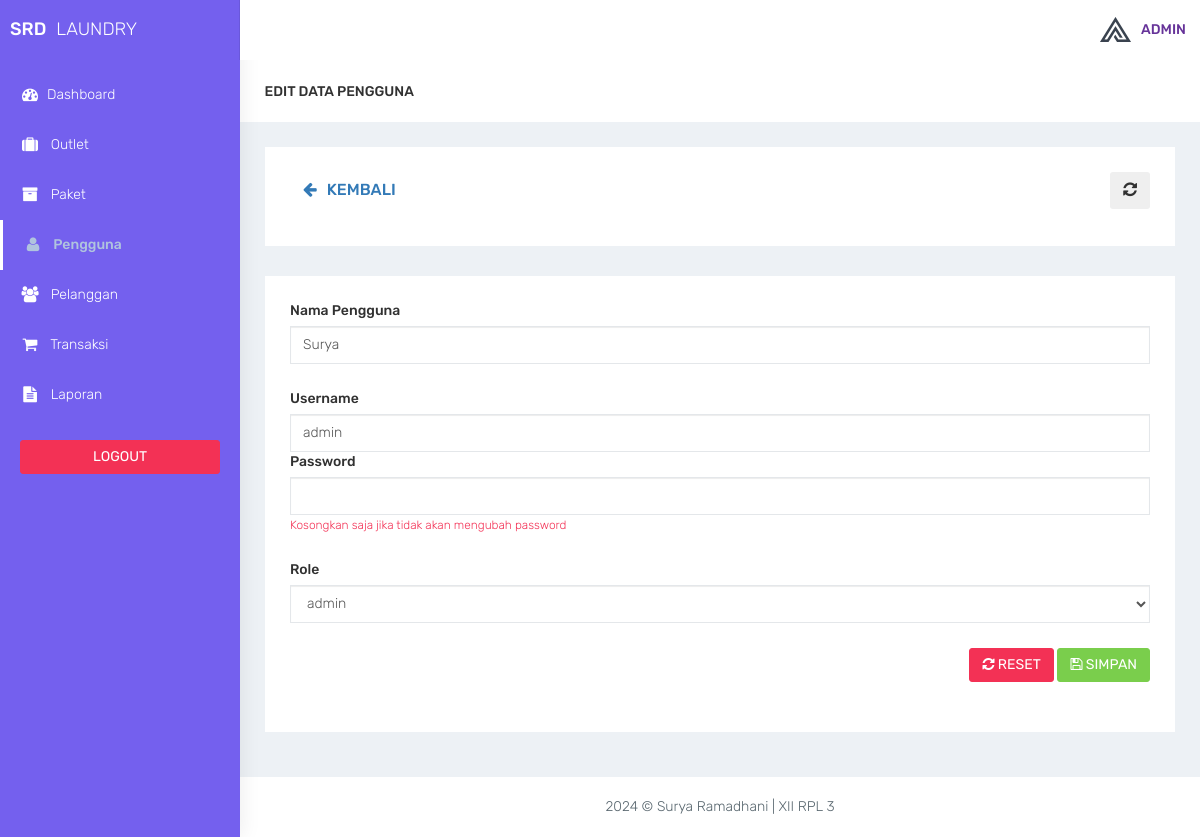
/admin/pengguna_edit.php?id=1 (signed in), run on the app's committed database.
### tables this page shows
CREATE TABLE `user` (
  `id_user` int(11) NOT NULL,
  `nama_user` varchar(100) DEFAULT NULL,
  `username` varchar(32) DEFAULT NULL,
  `password` varchar(150) DEFAULT NULL,
  `outlet_id` int(11) DEFAULT NULL,
  `role` enum('admin','kasir','owner') DEFAULT NULL
);

### admin/functions.php (called while the page is built, shortened)
<?php
function ambilsatubaris($conn, $query)
{
    $db = mysqli_query($conn, $query);
    return mysqli_fetch_assoc($db);
}

### admin/pengguna_edit.php (the view, shortened to what this page needs)
<?php
require 'functions.php';
$role = ['admin', 'owner', 'kasir'];
$id_user = $_GET['id'];
$queryedit = "SELECT * FROM user WHERE id_user = '$id_user'";
$edit = ambilsatubaris($conn, $queryedit);
require 'layout_header.php';
?>
<div class="container-fluid">
    <div class="row bg-title">
        <div class="col-lg-3 col-md-4 col-sm-4 col-xs-12">
            <h4 class="page-title">Edit Data Pengguna</h4>
        </div>
    </div>
    <div class="row">
        <div class="col-md-12 col-lg-12 col-sm-12 col-xs-12">
            <div class="white-box">
                <div class="row">
                    <div class="col-md-6">
                        <a href="pengguna.php" class="btn btn-secondary box-title"><i class="fa fa-arrow-left fa-fw"></i> Kembali</a>
                    </div>
                    <div class="col-md-6 text-right">
                        <button id="btn-refresh" class="btn btn-dark box-title text-right" title="Refresh Data"><i class="fa fa-refresh" id="ic-refresh"></i></button>
                    </div>
                </div>
            </div>
        </div>
    </div>
    <div class="row">
        <div class="col-md-12 col-lg-12 col-sm-12 col-xs-12">
            <div class="white-box">
                <form method="post" action="">
                    <div class="form-group">
                        <label>Nama Pengguna</label>
                        <input type="text" name="nama_user" class="form-control" value="<?= $edit['nama_user'] ?>">
                    </div>
                    <div class="form-group">
                        <label>Username</label>
                        <input type="text" name="username" class="form-control" value="<?= $edit['username'] ?>">
                        <div class="form-group">
                            <label>Password</label>
                            <input type="text" name="password" class="form-control">
                            <small class="text-danger">Kosongkan saja jika tidak akan mengubah password</small>
                        </div>
                        <div class="form-group">
                            <label>Role</label>
                            <select name="role" class="form-control">
                                <?php foreach ($role as $key) : ?>
                                    <?php if ($key == $edit['role']) : ?>
                                        <option value="<?= $key ?>" selected><?= $key ?></option>
                                    <?php endif ?>
                                <?php endforeach ?>
                            </select>
                        </div>
                        <div class="text-right">
                            <button type="reset" class="btn btn-danger"><i class="fa fa-refresh"></i> RESET</button>
                            <button type="submit" name="btn-simpan" class="btn btn-success"><i class="fa fa-save"></i> SIMPAN</button>
                        </div>
                </form>
            </div>
        </div>
    </div>
</div>
<?php
require 'layout_footer.php';
?>

### assets/css/colors/default.css (style rules this page uses)
body { background: #fff; }

### data on the page
user: nama_user "Surya", username "admin", role "admin"
